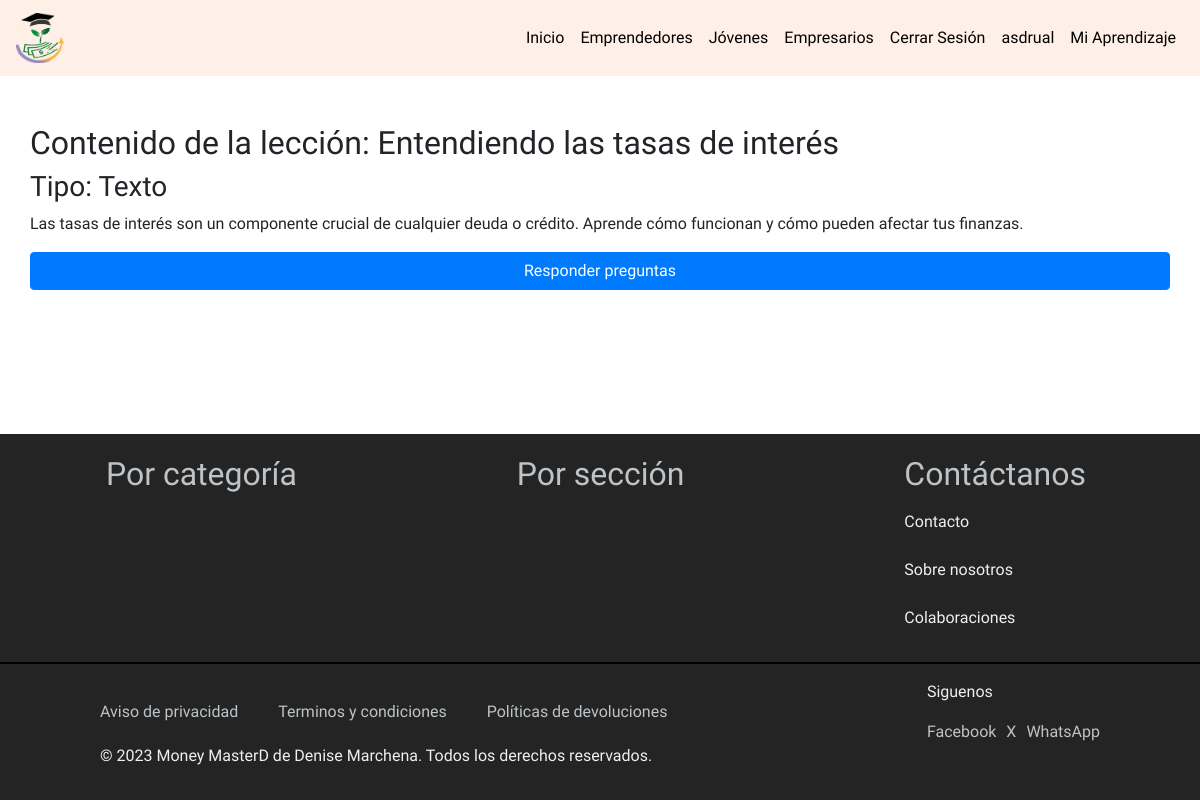
Page /contenido/leccion/4/contenido/ (signed in) on the earlier database version.
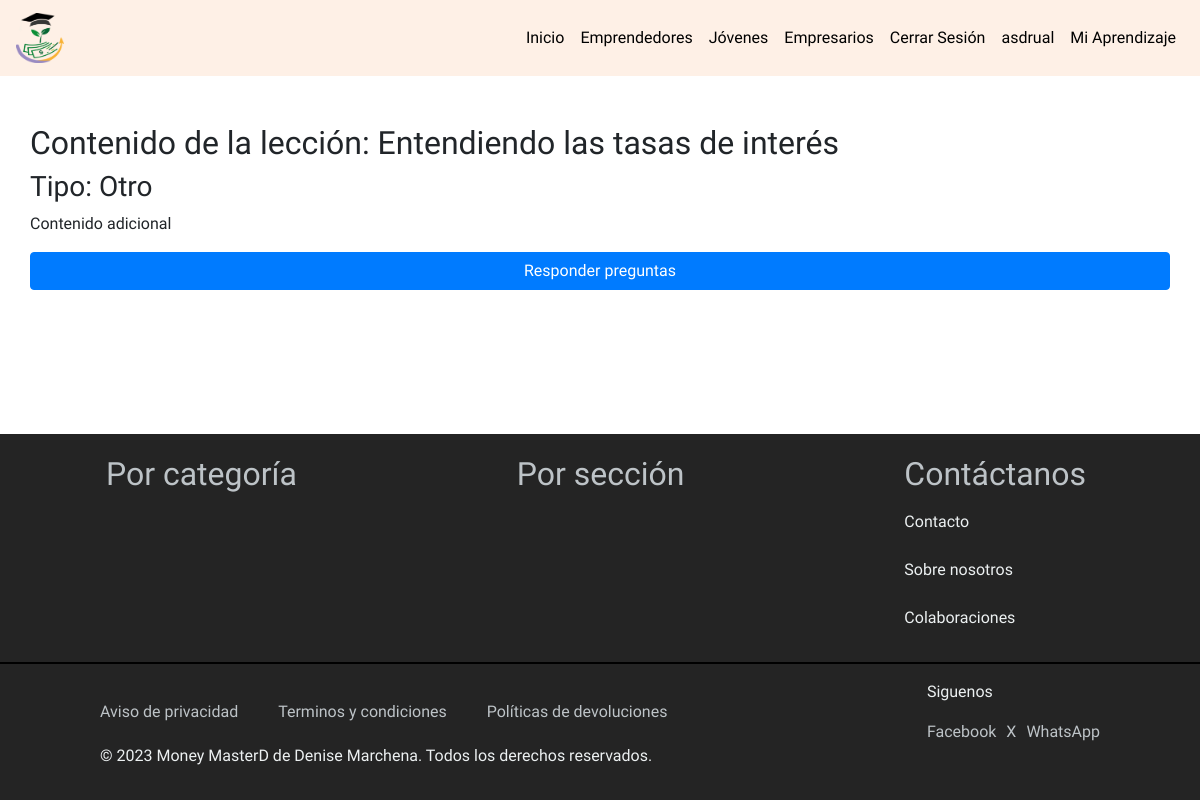
Same page on the later database version.
### Money/models.py (models this page shows, shortened)
class Contenido(models.Model):
    TEXTO = 'Texto'
    IMAGEN_URL = 'Imagen URL'
    IMAGEN_ARCHIVO = 'Imagen Archivo'  # Nueva opción para imagen desde archivo
    VIDEO_URL = 'Video URL'
    VIDEO_ARCHIVO = 'Video Archivo'  # Nueva opción para video desde archivo
    RUTA = 'Ruta'
    OTRO = 'Otro'
    TIPO_CONTENIDO_CHOICES = [
        (TEXTO, 'Texto'),
        (IMAGEN_URL, 'Imagen URL'),
        (IMAGEN_ARCHIVO, 'Imagen Archivo'),  # Agregamos una opción para imagen desde archivo
        (VIDEO_URL, 'Video URL'),
        (VIDEO_ARCHIVO, 'Video Archivo'),  # Agregamos una opción para video desde archivo
        (RUTA, 'Ruta'),
        (OTRO, 'Otro'),
    ]
    tipo = models.CharField(max_length=20, choices=TIPO_CONTENIDO_CHOICES, default=TEXTO)
    texto = models.TextField(blank=True, null=True)
    imagen_url = models.URLField(blank=True, null=True)
    imagen_archivo = models.ImageField(upload_to='media/galeria', blank=True, null=True)  # Campo para imágenes desde archivo
    video_url = models.URLField(blank=True, null=True)
    video_archivo = models.FileField(upload_to='media/videos', blank=True, null=True)  # Campo para videos desde archivo
    ruta = models.FileField(upload_to='media/rutas', blank=True, null=True)

### Money/views.py (the view)
# urls.py: path('contenido/leccion/<int:leccion_id>/contenido/', views.contenido_leccion, name='contenido_leccion'),
@login_required
def contenido_leccion(request, leccion_id):
    leccion = get_object_or_404(Leccion, id=leccion_id)
    contenido = leccion.contenido
    try:
        inscripcion = InscripcionCurso.objects.get(usuario=request.user, curso=leccion.curso)
    except InscripcionCurso.DoesNotExist:
        inscripcion = None
    if not inscripcion:
        context = {
            'mensaje': 'Para ver el contenido deberá hacer el pago pertinente.'
        }
        return render(request, 'mensaje.html', context)  # Cambia 'ruta_a_template_de_mensaje.html' con la ruta correcta de tu template donde mostrarás el mensaje
    preguntas = Pregunta.objects.filter(leccion=leccion)
    respuestas_usuario = RespuestaUsuario.objects.filter(usuario=request.user, pregunta__in=preguntas)
    context = {
        'leccion': leccion,
        'contenido': contenido
    }
    return render(request, 'contenido/contenido_leccion.html', context)

### Money/templates/contenido/contenido_leccion.html
{% extends "base.html" %}
{% block content %}
<h2>Contenido de la lección: {{ leccion.titulo }}</h2>
<h3>Tipo: {{ contenido.tipo }}</h3>
{% if contenido.tipo == "Texto" %}
    <p>{{ contenido.texto }}</p>
{% elif contenido.tipo == "Imagen URL" %}
    <img src="{{ contenido.imagen_url }}" alt="{{ leccion.titulo }}">
{% elif contenido.tipo == "Imagen Archivo" %}
    <img src="{{ contenido.imagen_archivo.url }}" alt="{{ leccion.titulo }}">
{% elif contenido.tipo == "Video URL" %}
<div class="video-container">
    <iframe src="https://www.youtube.com/embed/{{ contenido.video_url|slice:"17:28" }}" frameborder="0" allow="accelerometer; autoplay; clipboard-write; encrypted-media; gyroscope; picture-in-picture" allowfullscreen>
    </iframe>
</div>
{% elif contenido.tipo == "Video Archivo" %}
    <video controls>
        <source src="{{ contenido.video_archivo.url }}" type="video/mp4">
    </video>
{% elif contenido.tipo == "Ruta" %}
    <a href="{{ contenido.ruta.url }}" download>Descargar archivo</a>
{% elif contenido.tipo == "Otro" %}
    <p>Contenido adicional</p>
{% endif %}
<a href="{% url 'responder_preguntas' leccion.id %}" class="btn btn-primary">Responder preguntas</a>
<br>
<br>
{% endblock %}

Differences in the rows shown:
changed Contenido: tipo "Texto" → "Otro"; texto "Las tasas de interés son un componente crucial de cualquier deuda o crédito. Aprende cómo funcionan y cómo pueden afectar tus finanzas." → (not shown)
Other differences:
text now shown: "Contenido adicional"
